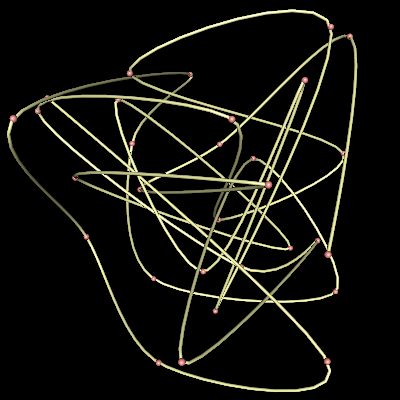

Write the Python code that produced this figure.
#!/usr/bin/env python
# Demonstrate vtkKochanekSpline interpolation through random 3D points.

import vtkmodules.vtkInteractionStyle  # noqa: F401
import vtkmodules.vtkRenderingOpenGL2  # noqa: F401

from vtkmodules.vtkCommonComputationalGeometry import vtkKochanekSpline
from vtkmodules.vtkCommonCore import vtkMath, vtkPoints
from vtkmodules.vtkCommonDataModel import vtkCellArray, vtkPolyData
from vtkmodules.vtkFiltersCore import vtkGlyph3D, vtkTubeFilter
from vtkmodules.vtkFiltersSources import vtkSphereSource
from vtkmodules.vtkRenderingCore import (
    vtkActor,
    vtkPolyDataMapper,
    vtkRenderWindow,
    vtkRenderWindowInteractor,
    vtkRenderer,
)

math_obj = vtkMath()

number_of_input_points = 30

spline_x = vtkKochanekSpline()
spline_y = vtkKochanekSpline()
spline_z = vtkKochanekSpline()

# Generate random points.
input_points = vtkPoints()
for i in range(number_of_input_points):
    x = math_obj.Random(0, 1)
    y = math_obj.Random(0, 1)
    z = math_obj.Random(0, 1)
    spline_x.AddPoint(i, x)
    spline_y.AddPoint(i, y)
    spline_z.AddPoint(i, z)
    input_points.InsertPoint(i, x, y, z)

input_data = vtkPolyData()
input_data.SetPoints(input_points)

# Glyph the input points as spheres.
balls = vtkSphereSource()
balls.SetRadius(0.01)
balls.SetPhiResolution(10)
balls.SetThetaResolution(10)

glyph_points = vtkGlyph3D()
glyph_points.SetInputData(input_data)
glyph_points.SetSourceConnection(balls.GetOutputPort())

glyph_mapper = vtkPolyDataMapper()
glyph_mapper.SetInputConnection(glyph_points.GetOutputPort())

glyph_actor = vtkActor()
glyph_actor.SetMapper(glyph_mapper)
glyph_actor.GetProperty().SetDiffuseColor(1, 0.6, 0.6)
glyph_actor.GetProperty().SetSpecular(0.3)
glyph_actor.GetProperty().SetSpecularPower(30)

# Spline parameters.
tension = 0
bias = 0
continuity = 0
spline_x.SetDefaultTension(tension)
spline_x.SetDefaultBias(bias)
spline_x.SetDefaultContinuity(continuity)
spline_y.SetDefaultTension(tension)
spline_y.SetDefaultBias(bias)
spline_y.SetDefaultContinuity(continuity)
spline_z.SetDefaultTension(tension)
spline_z.SetDefaultBias(bias)
spline_z.SetDefaultContinuity(continuity)

# Evaluate spline and create polyline.
number_of_output_points = 300
offset = 1.0

points = vtkPoints()
for i in range(number_of_output_points):
    t = (number_of_input_points - offset) / (number_of_output_points - 1) * i
    points.InsertPoint(i, spline_x.Evaluate(t), spline_y.Evaluate(t), spline_z.Evaluate(t))

lines = vtkCellArray()
lines.InsertNextCell(number_of_output_points)
for i in range(number_of_output_points):
    lines.InsertCellPoint(i)

profile_data = vtkPolyData()
profile_data.SetPoints(points)
profile_data.SetLines(lines)

# Tube filter for the spline curve.
profile_tubes = vtkTubeFilter()
profile_tubes.SetNumberOfSides(8)
profile_tubes.SetInputData(profile_data)
profile_tubes.SetRadius(0.005)

profile_mapper = vtkPolyDataMapper()
profile_mapper.SetInputConnection(profile_tubes.GetOutputPort())

profile_actor = vtkActor()
profile_actor.SetMapper(profile_mapper)
profile_actor.GetProperty().SetDiffuseColor(1, 1, 0.7)
profile_actor.GetProperty().SetSpecular(0.3)
profile_actor.GetProperty().SetSpecularPower(30)

renderer = vtkRenderer()
renderer.AddActor(glyph_actor)
renderer.AddActor(profile_actor)

render_window = vtkRenderWindow()
render_window.SetSize(400, 400)
render_window.AddRenderer(renderer)
render_window.SetWindowName("k spline")

renderer.ResetCamera()
renderer.GetActiveCamera().Dolly(1.5)
renderer.ResetCameraClippingRange()

interactor = vtkRenderWindowInteractor()
interactor.SetRenderWindow(render_window)

interactor.Initialize()
interactor.Start()
